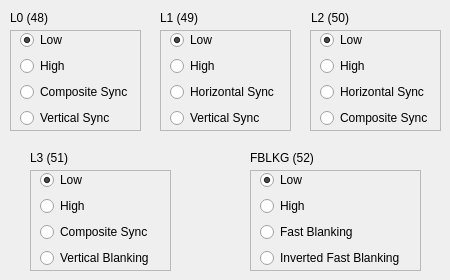
   <widget class="QWidget" name="tab_4">
    <attribute name="title">
     <string>Auxillary Output</string>
    </attribute>
    <widget class="QFrame" name="frame">
     <property name="geometry">
      <rect>
       <x>10</x>
       <y>30</y>
       <width>131</width>
       <height>101</height>
      </rect>
     </property>
     <property name="frameShape">
      <enum>QFrame::StyledPanel</enum>
     </property>
     <property name="frameShadow">
      <enum>QFrame::Raised</enum>
     </property>
     <widget class="QWidget" name="layoutWidget_9">
      <property name="geometry">
       <rect>
        <x>10</x>
        <y>0</y>
        <width>126</width>
        <height>100</height>
       </rect>
      </property>
      <layout class="QVBoxLayout" name="verticalLayout">
       <item>
        <widget class="QRadioButton" name="radioL0Low">
         <property name="text">
          <string>Low</string>
         </property>
         <property name="checked">
          <bool>true</bool>
         </property>
        </widget>
       </item>
       <item>
        <widget class="QRadioButton" name="radioL0High">
         <property name="text">
          <string>High</string>
         </property>
        </widget>
       </item>
       <item>
        <widget class="QRadioButton" name="radioL0CompSync">
         <property name="text">
          <string>Composite Sync</string>
         </property>
        </widget>
       </item>
       <item>
        <widget class="QRadioButton" name="radioL0VertSync">
         <property name="text">
          <string>Vertical Sync</string>
         </property>
         <property name="checked">
          <bool>false</bool>
         </property>
        </widget>
       </item>
      </layout>
     </widget>
    </widget>
    <widget class="QLabel" name="label_31">
     <property name="geometry">
      <rect>
       <x>10</x>
       <y>10</y>
       <width>56</width>
       <height>15</height>
      </rect>
     </property>
     <property name="text">
      <string>L0 (48)</string>
     </property>
    </widget>
    <widget class="QLabel" name="label_32">
     <property name="geometry">
      <rect>
       <x>160</x>
       <y>10</y>
       <width>56</width>
       <height>15</height>
      </rect>
     </property>
     <property name="text">
      <string>L1 (49)</string>
     </property>
    </widget>
    <widget class="QLabel" name="label_33">
     <property name="geometry">
      <rect>
       <x>311</x>
       <y>10</y>
       <width>56</width>
       <height>15</height>
      </rect>
     </property>
     <property name="text">
      <string>L2 (50)</string>
     </property>
    </widget>
    <widget class="QFrame" name="frame_2">
     <property name="geometry">
      <rect>
       <x>160</x>
       <y>30</y>
       <width>131</width>
       <height>101</height>
      </rect>
     </property>
     <property name="frameShape">
      <enum>QFrame::StyledPanel</enum>
     </property>
     <property name="frameShadow">
      <enum>QFrame::Raised</enum>
     </property>
     <widget class="QWidget" name="layoutWidget_10">
      <property name="geometry">
       <rect>
        <x>10</x>
        <y>0</y>
        <width>122</width>
        <height>100</height>
       </rect>
      </property>
      <layout class="QVBoxLayout" name="verticalLayout_5">
       <item>
        <widget class="QRadioButton" name="radioL1Low">
         <property name="text">
          <string>Low</string>
         </property>
         <property name="checked">
          <bool>true</bool>
         </property>
        </widget>
       </item>
       <item>
        <widget class="QRadioButton" name="radioL1High">
         <property name="text">
          <string>High</string>
         </property>
        </widget>
       </item>
       <item>
        <widget class="QRadioButton" name="radioL1HorzSync">
         <property name="text">
          <string>Horizontal Sync</string>
         </property>
        </widget>
       </item>
       <item>
        <widget class="QRadioButton" name="radioL1VertSync">
         <property name="text">
          <string>Vertical Sync</string>
         </property>
        </widget>
       </item>
      </layout>
     </widget>
    </widget>
    <widget class="QFrame" name="frame_3">
     <property name="geometry">
      <rect>
       <x>310</x>
       <y>30</y>
       <width>131</width>
       <height>101</height>
      </rect>
     </property>
     <property name="frameShape">
      <enum>QFrame::StyledPanel</enum>
     </property>
     <property name="frameShadow">
      <enum>QFrame::Raised</enum>
     </property>
     <widget class="QWidget" name="layoutWidget_11">
      <property name="geometry">
       <rect>
        <x>10</x>
        <y>0</y>
        <width>126</width>
        <height>100</height>
       </rect>
      </property>
      <layout class="QVBoxLayout" name="verticalLayout_15">
       <item>
        <widget class="QRadioButton" name="radioL2Low">
         <property name="text">
          <string>Low</string>
         </property>
         <property name="checked">
          <bool>true</bool>
         </property>
        </widget>
       </item>
       <item>
        <widget class="QRadioButton" name="radioL2High">
         <property name="text">
          <string>High</string>
         </property>
        </widget>
       </item>
       <item>
        <widget class="QRadioButton" name="radioL2HorzSync">
         <property name="text">
          <string>Horizontal Sync</string>
         </property>
        </widget>
       </item>
       <item>
        <widget class="QRadioButton" name="radioL2CompSync">
         <property name="text">
          <string>Composite Sync</string>
         </property>
        </widget>
       </item>
      </layout>
     </widget>
    </widget>
    <widget class="QFrame" name="frame_11">
     <property name="geometry">
      <rect>
       <x>30</x>
       <y>170</y>
       <width>141</width>
       <height>101</height>
      </rect>
     </property>
     <property name="frameShape">
      <enum>QFrame::StyledPanel</enum>
     </property>
     <property name="frameShadow">
      <enum>QFrame::Raised</enum>
     </property>
     <widget class="QWidget" name="layoutWidget_12">
      <property name="geometry">
       <rect>
        <x>10</x>
        <y>0</y>
        <width>127</width>
        <height>100</height>
       </rect>
      </property>
      <layout class="QVBoxLayout" name="verticalLayout_11">
       <item>
        <widget class="QRadioButton" name="radioL3Low">
         <property name="text">
          <string>Low</string>
         </property>
         <property name="checked">
          <bool>true</bool>
         </property>
        </widget>
       </item>
       <item>
        <widget class="QRadioButton" name="radioL3High">
         <property name="text">
          <string>High</string>
         </property>
        </widget>
       </item>
       <item>
        <widget class="QRadioButton" name="radioL3CompSync">
         <property name="text">
          <string>Composite Sync</string>
         </property>
        </widget>
       </item>
       <item>
        <widget class="QRadioButton" name="radioL3VertBlank">
         <property name="text">
          <string>Vertical Blanking</string>
         </property>
        </widget>
       </item>
      </layout>
     </widget>
    </widget>
    <widget class="QLabel" name="label_16">
     <property name="geometry">
      <rect>
       <x>30</x>
       <y>150</y>
       <width>56</width>
       <height>15</height>
      </rect>
     </property>
     <property name="text">
      <string>L3 (51)</string>
     </property>
    </widget>
    <widget class="QFrame" name="frame_12">
     <property name="geometry">
      <rect>
       <x>250</x>
       <y>170</y>
       <width>171</width>
       <height>101</height>
      </rect>
     </property>
     <property name="frameShape">
      <enum>QFrame::StyledPanel</enum>
     </property>
     <property name="frameShadow">
      <enum>QFrame::Raised</enum>
     </property>
     <widget class="QWidget" name="layoutWidget_13">
      <property name="geometry">
       <rect>
        <x>10</x>
        <y>0</y>
        <width>160</width>
        <height>100</height>
       </rect>
      </property>
      <layout class="QVBoxLayout" name="verticalLayout_12">
       <item>
        <widget class="QRadioButton" name="radioFBLow">
         <property name="text">
          <string>Low</string>
         </property>
         <property name="checked">
          <bool>true</bool>
         </property>
        </widget>
       </item>
       <item>
        <widget class="QRadioButton" name="radioFBHigh">
         <property name="text">
          <string>High</string>
         </property>
        </widget>
       </item>
       <item>
        <widget class="QRadioButton" name="radioFBFastBlank">
         <property name="text">
          <string>Fast Blanking</string>
         </property>
        </widget>
       </item>
       <item>
        <widget class="QRadioButton" name="radioFBInvFastBlank">
         <property name="text">
          <string>Inverted Fast Blanking</string>
         </property>
        </widget>
       </item>
      </layout>
     </widget>
    </widget>
    <widget class="QLabel" name="label_17">
     <property name="geometry">
      <rect>
       <x>250</x>
       <y>150</y>
       <width>81</width>
       <height>16</height>
      </rect>
     </property>
     <property name="text">
      <string>FBLKG (52)</string>
     </property>
    </widget>
   </widget>
